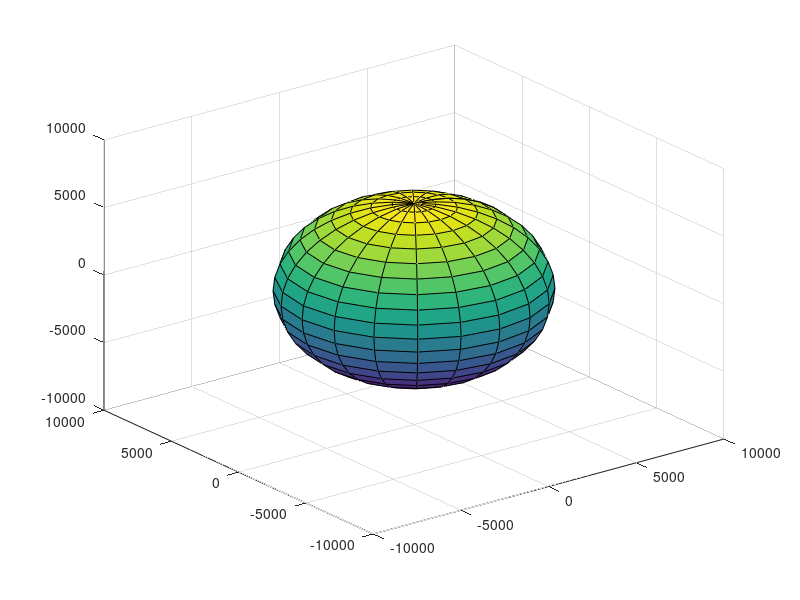

This chart was generated by the following MATLAB code: (Note: this script raises an error after producing the figure.)
clc
clear
close all

rearth = 6378;
muearth = 398600;

% %Plotting radius of earth 
% r = rearth;
% x = 0;
% y = 0;
% th = 0:pi/50:2*pi;
% xunit = r * cos(th) + x;
% yunit = r * sin(th) + y;
% plot(xunit, yunit);
[x,y,z] = sphere;
x = x*6378;
y = y*6378;
z = z*6378;

surf(x,y,z)

%% Pegasus Data

%Pegasus Rocket Body TLE Data
Pegasus.h = 5.4201e+04;
Pegasus.inc = 12.9994*(pi/180);
Pegasus.RAAN = 325.2850*(pi/180);
Pegasus.ecc =  0.094107;
Pegasus.w = 261.0031*(pi/180);
Pegasus.ME = 97.9;
% time since perigee passage for Pegauses 
Pegasus.tsp = ((Pegasus.ME*(Pegasus.h^3/muearth^2))^(2/3))/(1-(Pegasus.ecc^2));

Pegasus.EOD = 21327.86782693;

[PegRvect, PegVvect] = PerigeeRandV(Pegasus.h, Pegasus.ecc, Pegasus.RAAN, Pegasus.inc, Pegasus.w);

%Checking to see if R and V vector match with TLE COEs
COES = COEs(PegRvect, PegVvect);
Pegasus.Period = COES(7);
%:) COEs from the ECI r and v vector match with TLE COE data
state = [PegRvect PegVvect];
tspan = [0 Pegasus.tsp];
options = odeset('RelTol', 1e-8, 'AbsTol', 1e-8);
[~,PegasusRV] = ode45(@EOM, tspan, state,options);

hold on 
plot3(PegasusRV(:,1), PegasusRV(:,2), PegasusRV(:,3));
hold on
plot3(PegasusRV(end,1), PegasusRV(end,2), PegasusRV(end,3),'g.', 'MarkerSize',10)

%START OF TRANSFERS
LamStart = [PegasusRV(end,1), PegasusRV(end,2), PegasusRV(end,3)];
PegTransStartVvect = [PegasusRV(end,4), PegasusRV(end,5), PegasusRV(end,6)];

%% Falcon Data

%Falcon 1 Rocket Body TLE Data
Falcon.h = 53984.81099;
Falcon.inc = 9.0452*(pi/180);
Falcon.RAAN = 264.0368*(pi/180);
Falcon.ecc =  0.046397;
Falcon.w = 331.4079*(pi/180);
Falcon.ME = 28.3575;
% time since perigee passage for Falcon
Falcon.tsp = ((Falcon.ME*(Falcon.h^3/muearth^2))^(2/3))/(1-(Falcon.ecc^2));

%Solving for time passed since the Epoch of date
Falcon.EOD = 21327.81008810;
FalconDifference = (Pegasus.EOD-Falcon.EOD)*24*60*60;

[FalRvect, FalVvect] = PerigeeRandV(Falcon.h, Falcon.ecc, Falcon.RAAN, Falcon.inc, Falcon.w);

%Checking to see if R and V vector match with TLE COEs
COES = COEs(FalRvect, FalVvect);
Falcon.Period = COES(7);
%:) COEs from the ECI r and v vector match with TLE COE data
state = [FalRvect FalVvect];

%Transfer time for Lambert's
tLamb = 87.6*60; %Seconds

tspan = [0 Falcon.tsp+FalconDifference+tLamb];

[~,FalconRV] = ode45(@EOM, tspan, state,options);

hold on 
plot3(FalconRV(:,1), FalconRV(:,2), FalconRV(:,3));
hold on
plot3(FalconRV(end,1), FalconRV(end,2), FalconRV(end,3),'b.', 'MarkerSize',10)

%Getting the final position and final velocity
LamEnd = [FalconRV(end,1), FalconRV(end,2), FalconRV(end,3)];
FalTransEndVvect = [FalconRV(end,4), FalconRV(end,5), FalconRV(end,6)];
%% Ayame Data

%Ayame 2 Debris TLE Data
Ayame.inc = 7.8540*(pi/180);
Ayame.RAAN = 111.3732*(pi/180);
Ayame.ecc =  0.4561612;
Ayame.w = 148.0010*(pi/180);
Ayame.ME = 250.5539;
Ayame.h = sqrt(muearth*(1+Ayame.ecc)*15674);
% time since perigee passage for Ayame 
Ayame.tsp = ((Ayame.ME*(Ayame.h^3/muearth^2))^(2/3))/(1-(Ayame.ecc^2));

Ayame.EOD =  21327.81529923;
AyameDifference = (Pegasus.EOD-Ayame.EOD)*24*60*60;

[AyaRvect, AyaVvect] = PerigeeRandV(Ayame.h, Ayame.ecc, Ayame.RAAN, Ayame.inc, Ayame.w);

%Checking to see if R and V vector match with TLE COEs
COES = COEs(AyaRvect, AyaVvect);
Ayame.Period = COES(7);
%:) COEs from the ECI r and v vector match with TLE COE data
state = [AyaRvect AyaVvect];
tspan = [0 Ayame.tsp+AyameDifference+(5*Falcon.Period)];
[~,AyameRV] = ode45(@EOM, tspan, state,options);

hold on 
plot3(AyameRV(:,1), AyameRV(:,2), AyameRV(:,3));
hold on
plot3(AyameRV(end,1), AyameRV(end,2), AyameRV(end,3),'c.', 'MarkerSize',10)
%% Titan Data

%Titan 3C Transtage Debris TLE Data
Titan.inc = 2.6060*(pi/180);
Titan.RAAN = 303.4416*(pi/180);
Titan.ecc =  0.0046856;
Titan.w = 78.3306*(pi/180);
Titan.ME = 45.3306;
Titan.h = sqrt(muearth*(1+Titan.ecc)*41471);
% time since perigee passage for Ayame 
Titan.tsp = ((Titan.ME*(Titan.h^3/muearth^2))^(2/3))/(1-(Titan.ecc^2));

Titan.EOD = 21314.04823075;
TitanDifference = (Pegasus.EOD-Titan.EOD)*24*60*60;

[TitRvect, TitVvect] = PerigeeRandV(Titan.h, Titan.ecc, Titan.RAAN, Titan.inc, Titan.w);

%Checking to see if R and V vector match with TLE COEs
COES = COEs(TitRvect, TitVvect);
Titan.Period = COES(7);
%:) COEs from the ECI r and v vector match with TLE COE data
state = [TitRvect TitVvect];
tspan = [0 Titan.tsp+TitanDifference];

[~,TitanRV] = ode45(@EOM, tspan, state,options);

hold on 
plot3(TitanRV(:,1), TitanRV(:,2), TitanRV(:,3));
hold on
plot3(TitanRV(end,1), TitanRV(end,2), TitanRV(end,3),'b.', 'MarkerSize',10)
xlabel('x')
ylabel('y')
zlabel('z')
legend('Earth Radius', "Pegasus R/B Orbit", "Pegasus R/B ", "Falcon 1 R/B Orbit", "Falcon 1 R/B", "Ayame 2 Debris Orbit", "Ayame 2 Debris","Titan 3C Debris Orbit","Titan 3C Debris")
%% Lambert's Transfer
 
%Solving for the transfer between Pegasus and Falcon
[v1vect,v2vect] = Lamberts(LamStart, LamEnd, tLamb);

deltaVstart = PegTransStartVvect-v1vect;
deltaVend = FalTransEndVvect-v2vect;

deltaV = abs(norm(deltaVstart)) + abs(norm(deltaVend));
disp("Delta V for a Lambert's Transfer = " + double(deltaV) + "km/s")

state = [LamStart v1vect];
tspan = [0 tLamb];
[time,LambRV] = ode45(@EOM, tspan, state,options);


figure(2)
plot3(PegasusRV(:,1), PegasusRV(:,2), PegasusRV(:,3));
hold on
plot3(PegasusRV(end,1), PegasusRV(end,2), PegasusRV(end,3),'g.', 'MarkerSize',10)

hold on
plot3(FalconRV(:,1), FalconRV(:,2), FalconRV(:,3));
hold on
plot3(FalconRV(end,1), FalconRV(end,2), FalconRV(end,3),'b.', 'MarkerSize',10)

hold on
plot3(LambRV(:,1), LambRV(:,2), LambRV(:,3));
hold on
plot3(LambRV(end,1), LambRV(end,2), LambRV(end,3),'b.', 'MarkerSize',10)
grid on
grid minor
title("Transfer orbit from Pegasus R/B to Falcon R/B")
xlabel('x')
ylabel('y')
zlabel('z')
legend("Pegasus R/B Orbit", "Pegasus R/B ", "Falcon 1 R/B Orbit", "Falcon 1 R/B", "Lambert's Maneuver")

%% Falcon to Ayame
%Initial Falcon time at the start of transfer orbit 2
Faltr2t = Falcon.tsp+FalconDifference+tLamb+(5*Falcon.Period);

tspan = [0 Faltr2t];
state = [FalRvect FalVvect];
[~,FalconRV] = ode45(@EOM, tspan, state,options);

figure(3)
plot3(FalconRV(:,1), FalconRV(:,2), FalconRV(:,3),'b');
hold on
plot3(FalconRV(end,1), FalconRV(end,2), FalconRV(end,3),'b.', 'MarkerSize',10)

%Circularize orbit of Falcon
timeleft2perigee = (7*Falcon.Period)-Faltr2t;

tspan = [Faltr2t 7*Falcon.Period+.001];
state = [FalconRV(end,1) FalconRV(end,2) FalconRV(end,3) FalconRV(end,4) FalconRV(end,5) FalconRV(end,6)];
[Ftime,FalconRV] = ode45(@EOM, tspan, state,options);

hold on 
plot3(FalconRV(:,1), FalconRV(:,2), FalconRV(:,3), 'g');
hold on
plot3(FalconRV(end,1), FalconRV(end,2), FalconRV(end,3),'c.', 'MarkerSize',10)
hold on 
plot3(FalRvect(1),FalRvect(2),FalRvect(3),'r.', 'MarkerSize', 10)
grid on 
grid minor
xlabel('x')
ylabel('y')
zlabel('z')
title("Waiting till Falcon hits it's perigee point")

rpfalcon=norm(FalconRV(end,1:3));

hnew = sqrt(rpfalcon*muearth);

%Falcon 1 with Circular orbit
CircFalcon.h = hnew;
CircFalcon.inc = 9.0452*(pi/180);
CircFalcon.RAAN = 264.0368*(pi/180);
CircFalcon.ecc =  0;
CircFalcon.w = 331.4079*(pi/180);

[CircFalRvect, CircFalVvect] = PerigeeRandV(CircFalcon.h, CircFalcon.ecc, CircFalcon.RAAN, CircFalcon.inc, CircFalcon.w);


%Delta V to circularize Falcon at its perigee
vcirc = sqrt(muearth/rpfalcon);
vpFalcon = norm(FalconRV(end,4:6));

deltaVcirc = sqrt((vpFalcon^2)+(vcirc^2)-(2*vpFalcon)*(vcirc)*cos(0));

%disp("The Delta V to circularize Falcon is " + double(deltaVcirc) + " km/s")

%Inc and RAAN Change together
v1 = norm(CircFalVvect);
deltaRAAN = Ayame.RAAN-Falcon.RAAN;

alpha = acos((cos(Falcon.inc)*cos(Ayame.inc)) + (sin(Falcon.inc)*sin(Ayame.inc)*cos(deltaRAAN)));
deltaVIncRAAN = norm(2*v1*sin(alpha/2));

%disp("The DeltaV for an inc and RAAN change is " + double(deltaVIncRAAN) + " km/s")

%Falcon 1 with Circular orbit and Inc and RAAN change
CIRFalcon.h = hnew;
CIRFalcon.inc = Ayame.inc;
CIRFalcon.RAAN = Ayame.RAAN;
CIRFalcon.ecc =  0;
CIRFalcon.w = 331.4079*(pi/180);

[CIRFalRvect, CIRFalVvect] = PerigeeRandV(CIRFalcon.h, CIRFalcon.ecc, CIRFalcon.RAAN, CIRFalcon.inc, CIRFalcon.w);

COES = COEs(CIRFalRvect, CIRFalVvect);
CIRFalcon.Period = COES(7);

tspan = [0 CIRFalcon.Period];
state = [CIRFalRvect CIRFalVvect];
[~,CIRFalconRV] = ode45(@EOM, tspan, state,options);
fuckingwork = [CIRFalconRV(end,1), CIRFalconRV(end,2), CIRFalconRV(end,3)];

figure(4)
plot3(CIRFalconRV(:,1), CIRFalconRV(:,2), CIRFalconRV(:,3), 'g');
hold on
plot3(CIRFalconRV(end,1), CIRFalconRV(end,2), CIRFalconRV(end,3),'.',"Color", [0.5 .6 .2], 'MarkerSize',10)

% CEOs of new big circ orbit
BigCirc.inc = Ayame.inc;
BigCirc.RAAN = Ayame.RAAN;
BigCirc.w = 331.4079*(pi/180);
BigCirc.ecc = 0; 
BigCirc.h = sqrt(norm(AyaRvect)*muearth);

[BigCircRvect, BigCircVvect] = PerigeeRandV(BigCirc.h, BigCirc.ecc, BigCirc.RAAN, BigCirc.inc, BigCirc.w);

COES = COEs(BigCircRvect,BigCircVvect);
BigCirc.Period = COES(7);

state = [BigCircRvect BigCircVvect];
tspan = [0 (BigCirc.Period/2)-184.8153];
    
[~,BigCircRV] = ode45(@EOM, tspan, state, options);

hold on 
plot3(BigCircRV(:,1), BigCircRV(:,2), BigCircRV(:,3));
hold on 
plot3(BigCircRV(end,1), BigCircRV(end,2), BigCircRV(end,3), 'g.', 'MarkerSize', 10);
title('Increasing size of Obrit to intersect with Ayame Orbit')
xlabel('x')
ylabel('y')
zlabel('z')

%Delta V to increase orbit size
vBigCirc = BigCirc.h/norm(AyaRvect);
deltaVBigCirc = abs(BigCirc.h/norm(AyaRvect) - CIRFalcon.h/norm(CIRFalRvect));

%disp("The DeltaV to expand the circular orbit is " + double(deltaVBigCirc) + " km/s")

intialvelocity = BigCircRV(end,4:6);
finalvelocity = AyaVvect;

deltaVdirectionchange = norm(finalvelocity-intialvelocity);

timesincestart = 7*Falcon.Period+.001+(BigCirc.Period/2)-184.8153;
tspan = [0 timesincestart];
state = [AyaRvect AyaVvect];
[~,AyameRV] = ode45(@EOM, tspan, state,options);

hold on 
plot3(AyameRV(:,1), AyameRV(:,2), AyameRV(:,3));
hold on
plot3(AyameRV(end,1), AyameRV(end,2), AyameRV(end,3),'c.', 'MarkerSize',10)
grid on 
grid minor

%Finding out how many periods Ayame has finished
ayatl2p = timesincestart-Ayame.Period;
%This also equals the distance from where we are to where the Ayame debris is 

%Want to do a inner chase maneuever because we are behind the obejct
Ttransfer = Ayame.Period-ayatl2p;
trperigee = norm(AyaRvect);
%Solving for the semi major axis of the transfer orbit
ta = ((Ttransfer*sqrt(muearth))/(2*pi))^(2/3);
%Solving for the radius of apogee of the transfer orbit
trapogee = (2*ta)-trperigee;
%Solving for the eccentricity of the new orbit
tecc = (trapogee-trperigee)/(trapogee+trperigee);
%Solving for the angular momentum of the transfer orbit
th = sqrt(trperigee*muearth*(1+tecc));

transfer.h = th;
transfer.ecc = tecc;
transfer.RAAN = Ayame.RAAN;
transfer.w = Ayame.w;
transfer.inc = Ayame.inc;

[transferRvect, transferVvect] = PerigeeRandV(transfer.h, transfer.ecc, transfer.RAAN, transfer.inc, transfer.w);

deltaVchase = norm(transferVvect-AyaVvect)*2;
disp("Total deltaV required for transfer 2 is " + double(deltaVdirectionchange+deltaVBigCirc+deltaVIncRAAN+deltaVcirc+deltaVchase) + ' km/s')
